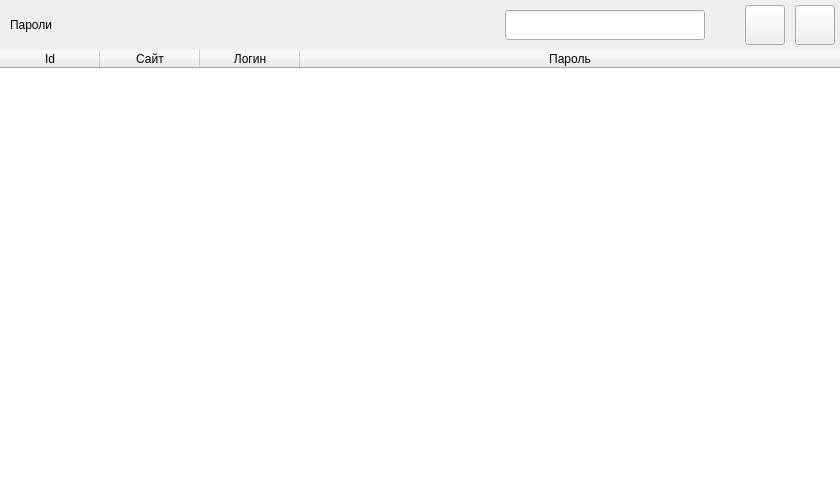
<?xml version="1.0" encoding="UTF-8"?>
<ui version="4.0">
 <class>main_page_widget</class>
 <widget class="QWidget" name="main_page_widget">
  <property name="geometry">
   <rect>
    <x>0</x>
    <y>0</y>
    <width>840</width>
    <height>500</height>
   </rect>
  </property>
  <layout class="QVBoxLayout" name="main_page_layout">
   <property name="spacing">
    <number>0</number>
   </property>
   <property name="leftMargin">
    <number>0</number>
   </property>
   <property name="topMargin">
    <number>0</number>
   </property>
   <property name="rightMargin">
    <number>0</number>
   </property>
   <property name="bottomMargin">
    <number>0</number>
   </property>
   <item>
    <widget class="QWidget" name="top_widget" native="true">
     <property name="minimumSize">
      <size>
       <width>0</width>
       <height>50</height>
      </size>
     </property>
     <layout class="QHBoxLayout" name="top_layout">
      <property name="spacing">
       <number>10</number>
      </property>
      <property name="leftMargin">
       <number>10</number>
      </property>
      <property name="topMargin">
       <number>0</number>
      </property>
      <property name="rightMargin">
       <number>5</number>
      </property>
      <property name="bottomMargin">
       <number>0</number>
      </property>
      <item>
       <widget class="QLabel" name="title_label">
        <property name="sizePolicy">
         <sizepolicy hsizetype="Expanding" vsizetype="Preferred">
          <horstretch>0</horstretch>
          <verstretch>0</verstretch>
         </sizepolicy>
        </property>
        <property name="text">
         <string>Пароли</string>
        </property>
       </widget>
      </item>
      <item>
       <layout class="QHBoxLayout" name="search_layout">
        <property name="spacing">
         <number>0</number>
        </property>
        <property name="leftMargin">
         <number>0</number>
        </property>
        <property name="rightMargin">
         <number>30</number>
        </property>
        <item>
         <widget class="QLabel" name="search_label">
          <property name="sizePolicy">
           <sizepolicy hsizetype="Preferred" vsizetype="Fixed">
            <horstretch>0</horstretch>
            <verstretch>0</verstretch>
           </sizepolicy>
          </property>
          <property name="minimumSize">
           <size>
            <width>30</width>
            <height>30</height>
           </size>
          </property>
          <property name="maximumSize">
           <size>
            <width>30</width>
            <height>30</height>
           </size>
          </property>
          <property name="text">
           <string/>
          </property>
          <property name="scaledContents">
           <bool>true</bool>
          </property>
         </widget>
        </item>
        <item>
         <widget class="QLineEdit" name="search_line_edit">
          <property name="sizePolicy">
           <sizepolicy hsizetype="Maximum" vsizetype="Fixed">
            <horstretch>0</horstretch>
            <verstretch>0</verstretch>
           </sizepolicy>
          </property>
          <property name="minimumSize">
           <size>
            <width>200</width>
            <height>30</height>
           </size>
          </property>
         </widget>
        </item>
       </layout>
      </item>
      <item>
       <widget class="QPushButton" name="delete_button">
        <property name="sizePolicy">
         <sizepolicy hsizetype="Fixed" vsizetype="Fixed">
          <horstretch>0</horstretch>
          <verstretch>0</verstretch>
         </sizepolicy>
        </property>
        <property name="minimumSize">
         <size>
          <width>40</width>
          <height>40</height>
         </size>
        </property>
        <property name="maximumSize">
         <size>
          <width>40</width>
          <height>40</height>
         </size>
        </property>
        <property name="cursor">
         <cursorShape>PointingHandCursor</cursorShape>
        </property>
        <property name="text">
         <string/>
        </property>
        <property name="shortcut">
         <string>Del</string>
        </property>
       </widget>
      </item>
      <item>
       <widget class="QPushButton" name="add_button">
        <property name="sizePolicy">
         <sizepolicy hsizetype="Fixed" vsizetype="Fixed">
          <horstretch>0</horstretch>
          <verstretch>0</verstretch>
         </sizepolicy>
        </property>
        <property name="minimumSize">
         <size>
          <width>40</width>
          <height>40</height>
         </size>
        </property>
        <property name="maximumSize">
         <size>
          <width>40</width>
          <height>40</height>
         </size>
        </property>
        <property name="cursor">
         <cursorShape>PointingHandCursor</cursorShape>
        </property>
        <property name="text">
         <string/>
        </property>
        <property name="shortcut">
         <string>Ins</string>
        </property>
       </widget>
      </item>
     </layout>
    </widget>
   </item>
   <item>
    <widget class="QTableWidget" name="table_widget">
     <property name="frameShape">
      <enum>QFrame::NoFrame</enum>
     </property>
     <property name="verticalScrollBarPolicy">
      <enum>Qt::ScrollBarAsNeeded</enum>
     </property>
     <property name="horizontalScrollBarPolicy">
      <enum>Qt::ScrollBarAlwaysOff</enum>
     </property>
     <attribute name="horizontalHeaderCascadingSectionResizes">
      <bool>false</bool>
     </attribute>
     <attribute name="horizontalHeaderHighlightSections">
      <bool>true</bool>
     </attribute>
     <attribute name="horizontalHeaderShowSortIndicator" stdset="0">
      <bool>true</bool>
     </attribute>
     <attribute name="horizontalHeaderStretchLastSection">
      <bool>true</bool>
     </attribute>
     <attribute name="verticalHeaderVisible">
      <bool>false</bool>
     </attribute>
     <column>
      <property name="text">
       <string>Id</string>
      </property>
     </column>
     <column>
      <property name="text">
       <string>Сайт</string>
      </property>
     </column>
     <column>
      <property name="text">
       <string>Логин</string>
      </property>
     </column>
     <column>
      <property name="text">
       <string>Пароль</string>
      </property>
     </column>
    </widget>
   </item>
  </layout>
 </widget>
 <resources/>
 <connections/>
</ui>
